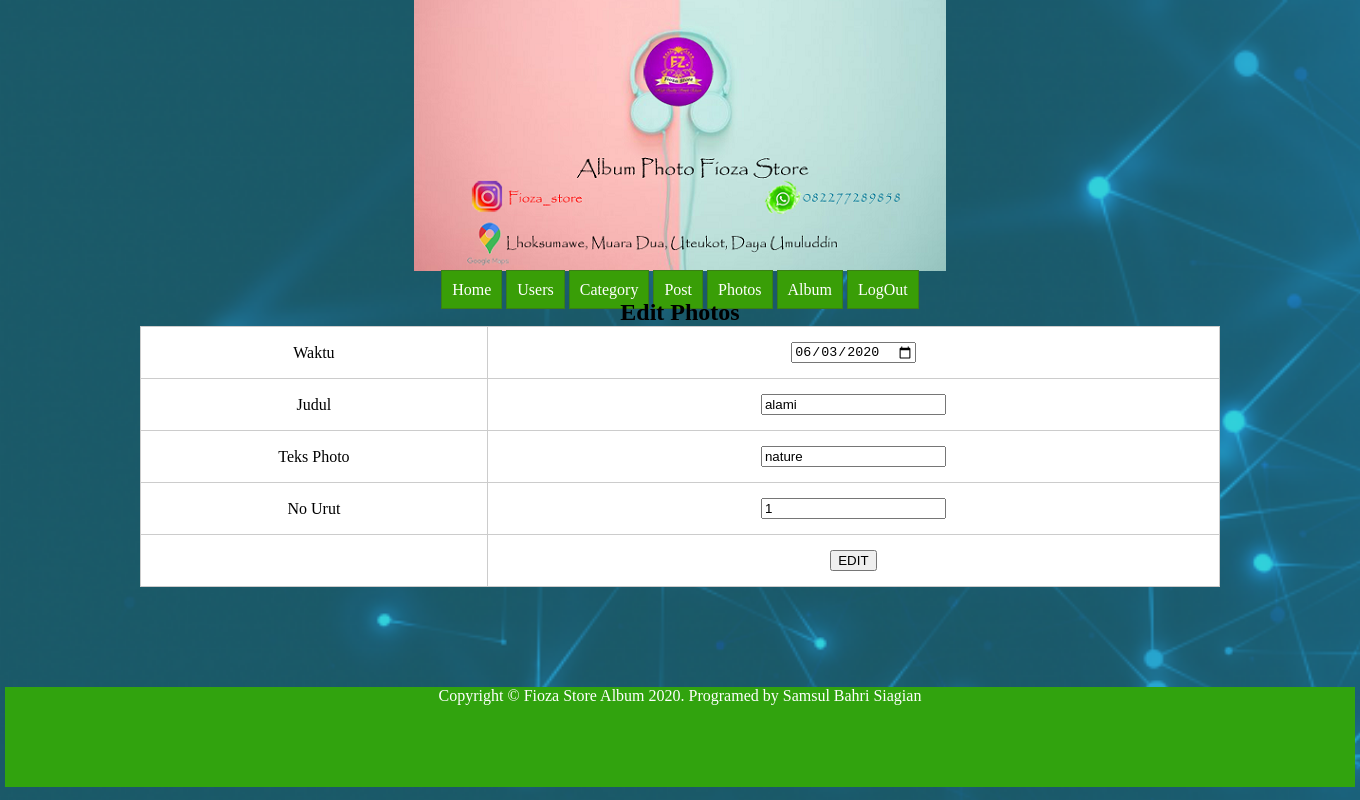
The page /photosedit.php?id=1 on the database its author committed.
### tables this page shows
CREATE TABLE `tb_photos` (
  `id` int(11) NOT NULL,
  `photo_date` date DEFAULT NULL,
  `title` varchar(100) DEFAULT NULL,
  `photo_text` text DEFAULT NULL,
  `post_id` int(11) DEFAULT NULL
);

### app/Photos.php (called while the page is built, shortened)
<?php
include_once("Controller.php");
class Photos extends Controller
{
    public function __construct()
    {
        $this->db = new Controller();
        $this->db = $this->db->Connect();
    }
    public function edit($id)
    {
        $sql = "SELECT * FROM tb_photos WHERE id=:id";
        $stmt = $this->db->prepare($sql);
        $stmt->bindParam(":id", $id);
        $stmt->execute();
        $row = $stmt->fetch();
        return $row;
    }
}

### app/Controller.php (called while the page is built, shortened)
<?php
class Controller
{
    public function Connect()
    {
        return new PDO("mysql:host=localhost;dbname=databaseuts", "root", "");
    }
}

### photosedit.php (the view, shortened to what this page needs)
<?php
include "app/Photos.php";
$id =  $_GET['id'];
$photos = new Photos();
$row = $photos->edit($id);
?>
<link rel="stylesheet"href="css/style.css">
<body>
    <div class="utama">
        <div class="kepala">
            <center><img src="layout/assets/images/header.png" alt=""></center>
        </div>
        <center>
            <div class="menu">
                <a href="index.php">Home</a>
                <a href="userstampil.php">Users</a>
                <a href="categorytampil.php">Category</a>
                <a href="posttampil.php">Post</a>
                <a href="photostampil.php">Photos</a>
                <a href="albumtampil.php">Album</a>
                <a href="logout.php">LogOut</a>
            </div>
        </center>
        <center>
            <h2>Edit Photos</h2>
        </center>
        <form method="POST" action="photosproses.php">
            <table width="400px" border="2" cellpadding="10" cellspacing="10" bgcolor="#FFA07A" align="center">
                <tr>
                    <td>Waktu</td>
                    <td><input type="date" name="name" value="<?= $row['photo_date']; ?>"></td>
                </tr>
                <tr>
                    <td>Judul</td>
                    <td><input type="text" name="text" value="<?= $row['title']; ?>"></td>
                </tr>
                <tr>
                    <td>Teks Photo</td>
                    <td><input type="text" name="text" value="<?= $row['photo_text']; ?>"></td>
                </tr>
                <tr>
                    <td>No Urut</td>
                    <td><input type="text" name="text" value="<?= $row['post_id']; ?>"></td>
                </tr>
                <tr>
                    <td></td>
                    <td><input type="submit" name="edit" value="EDIT"></td>
                </tr>
            </table>
        </form>
   <div class="footer">
            <center>Copyright &copy; Fioza Store Album 2020. Programed by Samsul Bahri Siagian</center>
        </div>

### css/style.css (style rules this page uses)
* { margin: 0px auto; }
html,body { height: 100%; }
.utama { width: 1350px; min-height: 100%; margin: auto; position: relative; }
.kepala { margin-bottom: 10px; }
.menu a { border: 1px solid #3a7f15; padding: 10px; background-color: #399e07; color: #ffffff; text-decoration: none; }
table { border: 1px solid #ccc; border-collapse: collapse; background-color: #fff; padding: 15px; width: 80%; text-align: center; }
table td { border: 1px solid #ccc; padding: 15px; }
.footer { margin-top: 100px; background: #31a30e; color: white; height: 100px; }
body { ; background-image: url('../images/backgroundlogin.jpeg'); background-size: cover; background-attachment: fixed; background-repeat: no-repeat; }

### rows shown on the page
tb_photos: name "06/03/2020", text "alami", text "nature", text "1"
